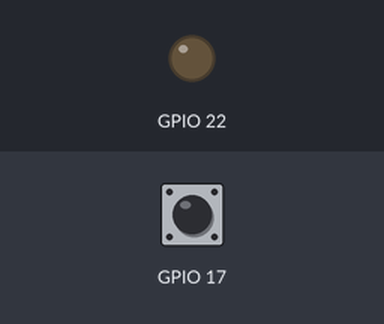
Recording of a program running on a simulated Raspberry Pi (BCM pin numbers). On the bench: output pins drawn as LEDs (lit = HIGH). The inputs (shaded band) are chosen by the test bench; at power-on: GPIO 17 HIGH.

Above: at 1.2 s.
1.3 s: GPIO 17 pulled LOW for 0.15 s
At 1.4 s:
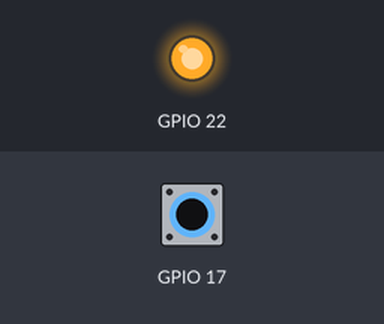
3.0 s: GPIO 17 pulled LOW for 3.2 s
At 7.6 s:
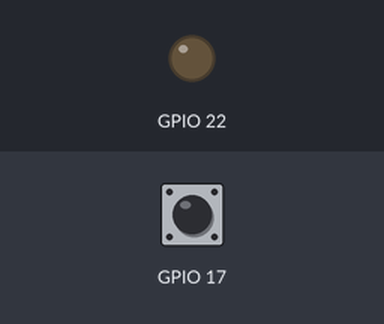
Timing chart, 0 to 9.1 s (numbered marks = the images above; inputs shaded):
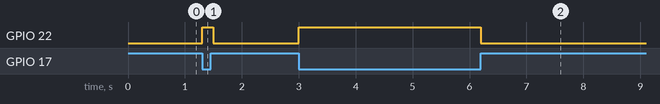

The program:

gertboard-leds.py
```python
#!/usr/bin/python3
import RPi.GPIO as GPIO
from time import sleep

GPIO.setmode(GPIO.BCM)
GPIO.setup(17, GPIO.IN, pull_up_down=GPIO.PUD_UP)
GPIO.setup(22, GPIO.OUT)

while True:
    if not GPIO.input(17):
        GPIO.output(22, True)
    else:
        GPIO.output(22, False)
    sleep (0.1)
```

Measured:
- after the input at 1.3 s, GPIO 22: LOW → HIGH at once, → LOW 0.20 s later
- after the input at 3.0 s, GPIO 22: LOW → HIGH at once, → LOW 3.2 s later
